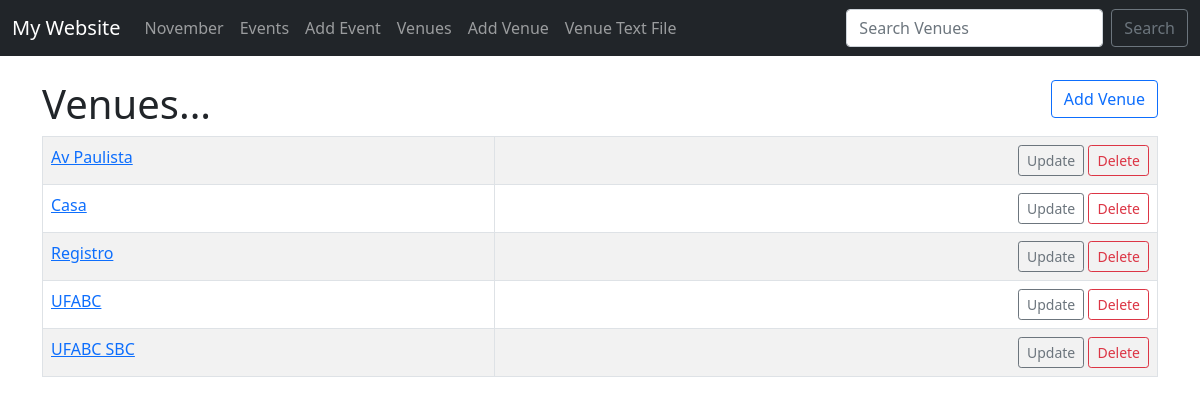
Page /list_venues on the earlier database version.
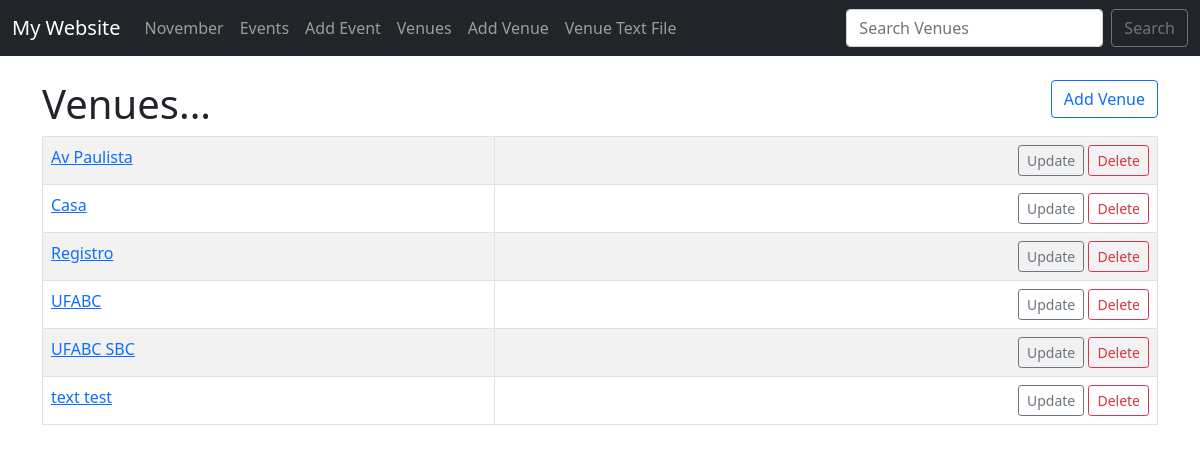
Same page on the later database version.
### events/models.py (models this page shows)
class Venue(models.Model):
	name = models.CharField('Venue Name', max_length=120)
	address = models.CharField(max_length=300)
	zip_code = models.CharField('Zip Code', max_length=12)
	phone = models.CharField('Contact Phone', max_length=25, blank=True)
	website = models.URLField('Website Address', blank=True)
	email_address = models.EmailField('Email Address', blank=True)
	def __str__(self):
		return self.name

### events/views.py (the view)
# urls.py: path('list_venues', views.list_venues, name="list-venues"),
def list_venues(request):
	venue_list = Venue.objects.all().order_by('name')
	return render(request, 'events/venue.html', {'venue_list': venue_list})

### events/templates/events/venue.html
{% extends 'events/base.html' %}
{% block content %}
<h1>
	Venues...
	<a href="{% url 'add-venue' %}" type="button" class="btn btn-outline-primary" style="float: right;">
		Add Venue
	</a>
</h1>
<table class="table table-bordered table-striped table-hover">
	{% for venue in venue_list %}
	<tr >
		<td>
			<a href="{% url 'show-venue' venue.id %}">{{ venue }}</a>
		</td>
		<td align="right" >
			<a href="{% url 'update-venue' venue.id %}" class="btn btn-outline-secondary btn-sm">Update</a>
			<a href="{% url 'delete-venue' venue.id %}" class="btn btn-outline-danger btn-sm">Delete</a>
		</td>
	</tr>
	{% endfor %}
</table>
{% endblock %}

Differences in the rows shown:
added Venue: name "text test"
